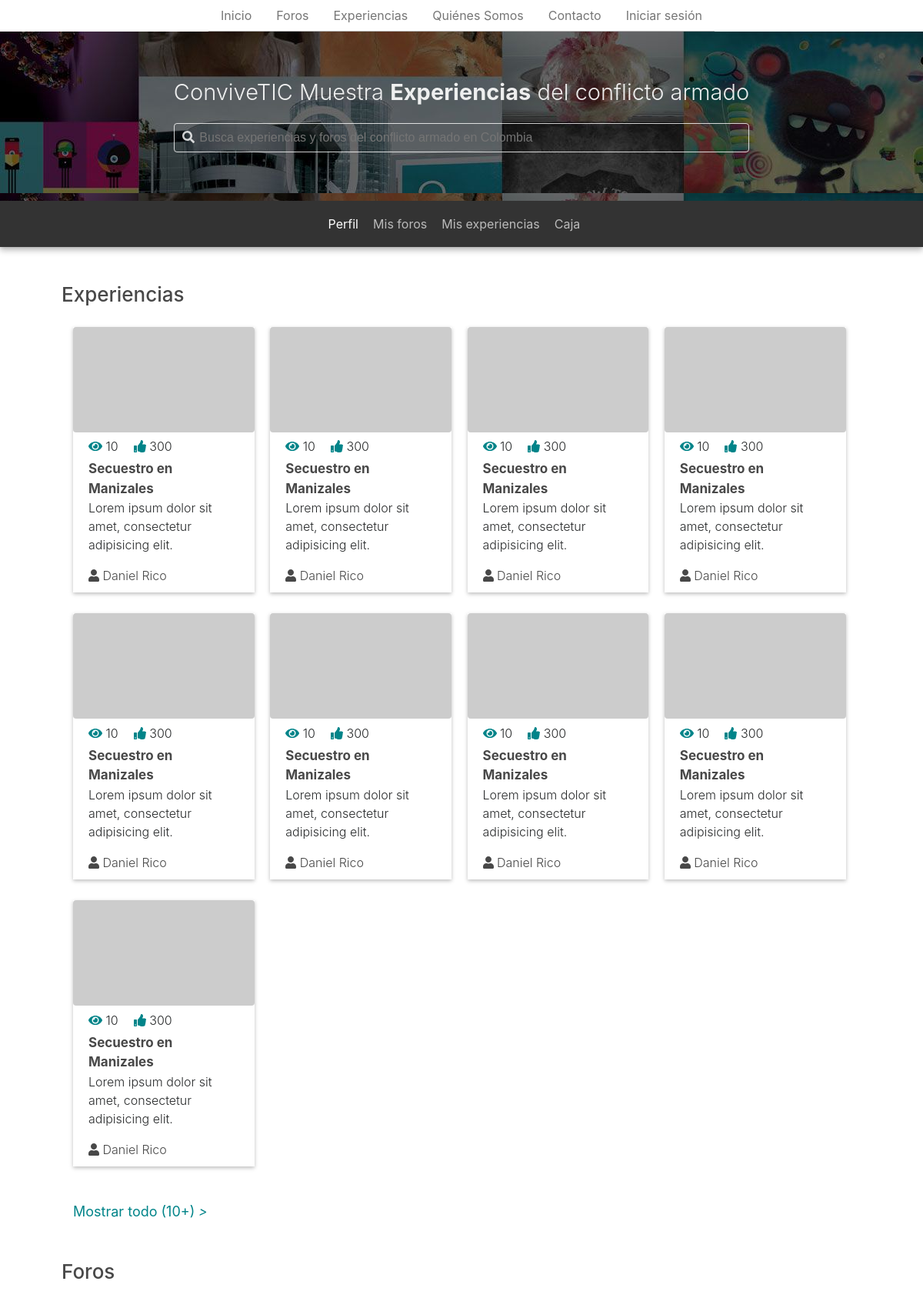
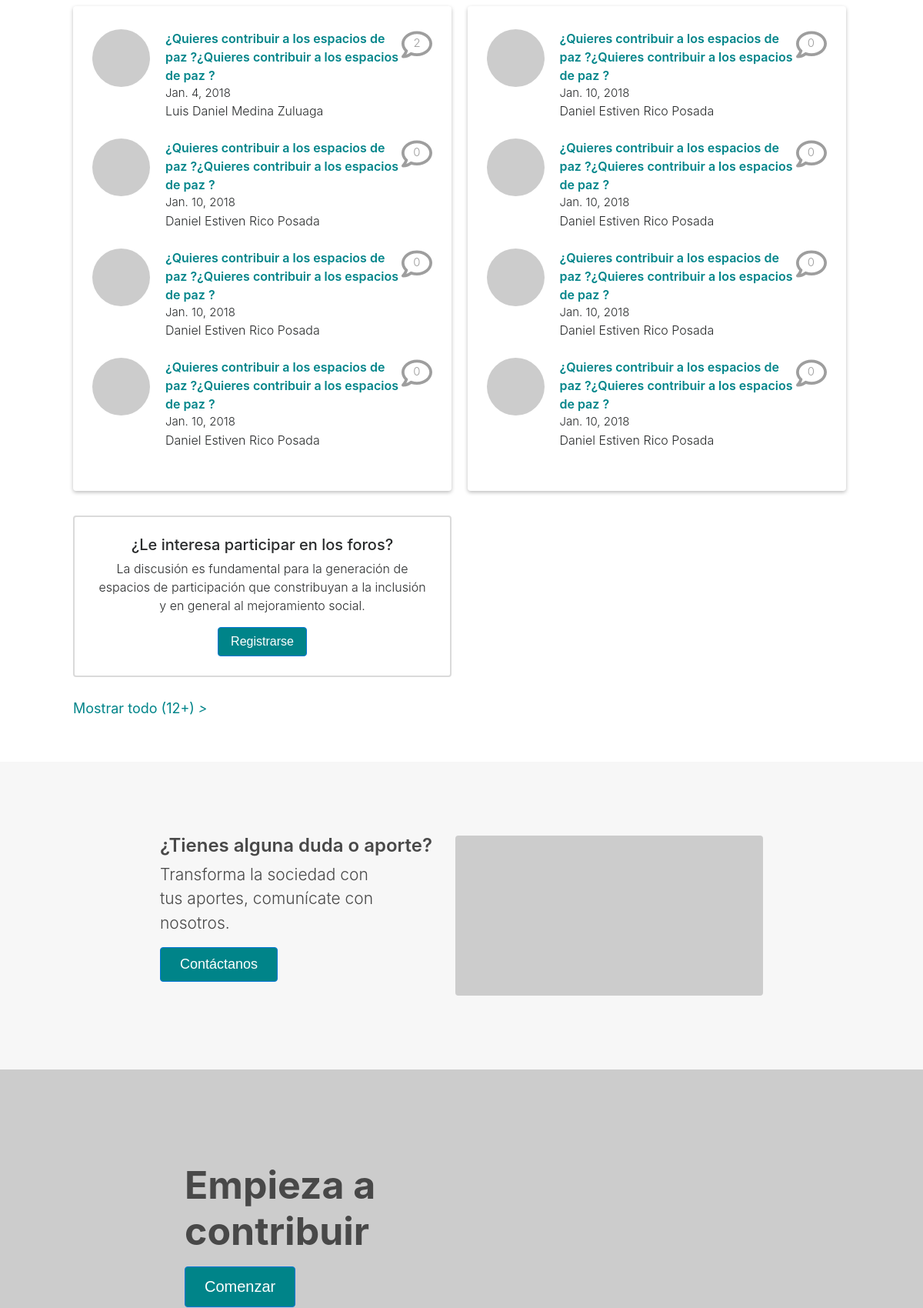
The page / (upper part) on the database its author committed (2 pictures, top to bottom).
### app/models.py (models this page shows)
class Thread(models.Model):
	author = models.ForeignKey(
		User,
		on_delete=models.SET_NULL,
		null=True
	)
	title = models.CharField(
		max_length=100,
		default=''
	)
	description = models.TextField(
		default="Thread description"
	)
	pub_date = models.DateField(
		default=date.today
	)
	video_url = models.CharField(
		max_length=50,
		null=True,
		blank=True
	)
	audio_url = models.CharField(
		max_length=100,
		null=True,
		blank=True
	)
	img = models.ImageField(
		upload_to="uploads/",
		null=True,
		blank=True
	)
	status = models.CharField(
		max_length = 20,
		choices = STATUS_CHOICES,
		default = 'R'
	)
	views = models.PositiveIntegerField(
		default = 0
	)
	tags = models.ManyToManyField(ThreadTag)

### app/views.py (the view)
# urls.py: path('', Index.as_view(), name='index'),
class Index(ListView):
	template_name = 'app/index.html'
	context_object_name = 'thread_list'
	queryset = Thread.objects.order_by('pub_date')[:4]
	def get_context_data(self, **kwargs):
		context = super().get_context_data(**kwargs)
		context['secondary_threads'] = Thread.objects.order_by('pub_date')[4:8]
		context['experiences'] = Experience.objects.all()
		context['th_quantity'] = Thread.objects.all().count()
		return context

### app/templates/app/index.html
{% extends 'app/base.html' %}
{% block content %}
	<div class="container-fluid p-container">
		<section class="exp-section">
			<div class="exp-gra-c">
				<h3 class="border exp-section-title">Experiencias</h3>
				<div class="experiences-c">
					<div class="experience">
						<img class="rounded" src="http://via.placeholder.com/320x186">
						<div class="exp-data">
							<div class="detail-c">
								<div class="popular-data-c">
									<div class="views"><i class="fas fa-eye"></i> 10</div>
									<div class="likes"><i class="fas fa-thumbs-up"></i> 300</div>
								</div>
								<div class="exp-title">Secuestro en Manizales</div>
								<div class="content-c">
									<p>Lorem ipsum dolor sit amet, consectetur adipisicing elit.</p>
								</div>
								<div class="publisher"><i class="fas fa-user"></i> Daniel Rico</div>
							</div>
						</div>
					</div>
					<div class="experience">
						<img class="rounded" src="http://via.placeholder.com/320x186">
						<div class="exp-data">
							<div class="detail-c">
								<div class="popular-data-c">
									<div class="views"><i class="fas fa-eye"></i> 10</div>
									<div class="likes"><i class="fas fa-thumbs-up"></i> 300</div>
								</div>
								<div class="exp-title">Secuestro en Manizales</div>
								<div class="content-c">
									<p>Lorem ipsum dolor sit amet, consectetur adipisicing elit.</p>
								</div>
								<div class="publisher"><i class="fas fa-user"></i> Daniel Rico</div>
							</div>
						</div>
					</div>
					<div class="experience">
						<img class="rounded" src="http://via.placeholder.com/320x186">
						<div class="exp-data">
							<div class="detail-c">
								<div class="popular-data-c">
									<div class="views"><i class="fas fa-eye"></i> 10</div>
									<div class="likes"><i class="fas fa-thumbs-up"></i> 300</div>
								</div>
								<div class="exp-title">Secuestro en Manizales</div>
								<div class="content-c">
									<p>Lorem ipsum dolor sit amet, consectetur adipisicing elit.</p>
								</div>
								<div class="publisher"><i class="fas fa-user"></i> Daniel Rico</div>
							</div>
						</div>
					</div>
					<div class="experience">
						<img class="rounded" src="http://via.placeholder.com/320x186">
						<div class="exp-data">
							<div class="detail-c">
								<div class="popular-data-c">
									<div class="views"><i class="fas fa-eye"></i> 10</div>
									<div class="likes"><i class="fas fa-thumbs-up"></i> 300</div>
								</div>
								<div class="exp-title">Secuestro en Manizales</div>
								<div class="content-c">
									<p>Lorem ipsum dolor sit amet, consectetur adipisicing elit.</p>
								</div>
								<div class="publisher"><i class="fas fa-user"></i> Daniel Rico</div>
							</div>
						</div>
					</div>
					<div class="experience">
						<img class="rounded" src="http://via.placeholder.com/320x186">
						<div class="exp-data">
							<div class="detail-c">
								<div class="popular-data-c">
									<div class="views"><i class="fas fa-eye"></i> 10</div>
									<div class="likes"><i class="fas fa-thumbs-up"></i> 300</div>
								</div>
								<div class="exp-title">Secuestro en Manizales</div>
								<div class="content-c">
									<p>Lorem ipsum dolor sit amet, consectetur adipisicing elit.</p>
								</div>
								<div class="publisher"><i class="fas fa-user"></i> Daniel Rico</div>
							</div>
						</div>
					</div>
					<div class="experience">
						<img class="rounded" src="http://via.placeholder.com/320x186">
						<div class="exp-data">
							<div class="detail-c">
								<div class="popular-data-c">
									<div class="views"><i class="fas fa-eye"></i> 10</div>
									<div class="likes"><i class="fas fa-thumbs-up"></i> 300</div>
								</div>
								<div class="exp-title">Secuestro en Manizales</div>
								<div class="content-c">
									<p>Lorem ipsum dolor sit amet, consectetur adipisicing elit.</p>
								</div>
								<div class="publisher"><i class="fas fa-user"></i> Daniel Rico</div>
							</div>
						</div>
					</div>
					<div class="experience">
						<img class="rounded" src="http://via.placeholder.com/320x186">
						<div class="exp-data">
							<div class="detail-c">
								<div class="popular-data-c">
									<div class="views"><i class="fas fa-eye"></i> 10</div>
									<div class="likes"><i class="fas fa-thumbs-up"></i> 300</div>
								</div>
								<div class="exp-title">Secuestro en Manizales</div>
								<div class="content-c">
									<p>Lorem ipsum dolor sit amet, consectetur adipisicing elit.</p>
								</div>
								<div class="publisher"><i class="fas fa-user"></i> Daniel Rico</div>
							</div>
						</div>
					</div>
					<div class="experience">
						<img class="rounded" src="http://via.placeholder.com/320x186">
						<div class="exp-data">
							<div class="detail-c">
								<div class="popular-data-c">
									<div class="views"><i class="fas fa-eye"></i> 10</div>
									<div class="likes"><i class="fas fa-thumbs-up"></i> 300</div>
								</div>
								<div class="exp-title">Secuestro en Manizales</div>
								<div class="content-c">
									<p>Lorem ipsum dolor sit amet, consectetur adipisicing elit.</p>
								</div>
								<div class="publisher"><i class="fas fa-user"></i> Daniel Rico</div>
							</div>
						</div>
					</div>
					<div class="experience">
						<img class="rounded" src="http://via.placeholder.com/320x186">
						<div class="exp-data">
							<div class="detail-c">
								<div class="popular-data-c">
									<div class="views"><i class="fas fa-eye"></i> 10</div>
									<div class="likes"><i class="fas fa-thumbs-up"></i> 300</div>
								</div>
								<div class="exp-title">Secuestro en Manizales</div>
								<div class="content-c">
									<p>Lorem ipsum dolor sit amet, consectetur adipisicing elit.</p>
								</div>
								<div class="publisher"><i class="fas fa-user"></i> Daniel Rico</div>
							</div>
						</div>
					</div>
				</div>
				<div class="more-exp">
					<a href="{% url 'forums' %}" >Mostrar todo (10+) <i>></i></a>
				</div>
			</div>
		</section>
		<section class="forum-section">
			<div class="for-gra-c">
				<h3 class="border for-section-title">Foros</h3>
				<div class="forum-c">
					<div class="forum rounded">
						{% for thread in thread_list %}
							<div class="forum-item">
								<div class="f-image">
									<img class="rounded-circle" src="http://via.placeholder.com/75x75">
								</div>
								<div class="forum-inline">
									<div class="for-data">
										<a href="{% url 'thread-detail' thread.id %}">{{thread.title}}</a>
										<div class="comment-c">
											<i class="far fa-comment"></i>
											<div class="comment-counter">
												{{thread.comment_set.count}}
											</div>
										</div>
									</div>
									<div class="forum-publisher">
										<p class="f-date">{{ thread.pub_date }}</p>
										<p class="f-name">{{ thread.author.get_full_name }}</p>
									</div>
								</div>
							</div>
						{% endfor %}
					</div>
					<div class="forum rounded">
						{% for thread in secondary_threads %}
							<div class="forum-item">
								<div class="f-image">
									<img class="rounded-circle" src="http://via.placeholder.com/75x75">
								</div>
								<div class="forum-inline">
									<div class="for-data">
										<a href="{% url 'thread-detail' thread.id %}">{{thread.title}}</a>
										<div class="comment-c">
											<i class="far fa-comment"></i>
											<div class="comment-counter">
												{{thread.comment_set.count}}
											</div>
										</div>
									</div>
									<div class="forum-publisher">
										<p class="f-date">{{ thread.pub_date }}</p>
										<p class="f-name">{{ thread.author.get_full_name }}</p>
									</div>
								</div>
							</div>
						{% endfor %}
					</div>
					<div class="f-aside">
						<div class="forum-invitation rounded">
							<h5>¿Le interesa participar en los foros?</h5>
							<p>La discusión es fundamental para la generación de espacios de participación que constribuyan a la inclusión y en general al mejoramiento social.</p>
							<button class="btn btn-primary">Registrarse</button>
						</div>
					</div>
				</div>
				<div class="more-forum">
					<a href="{% url 'forums' %}" >Mostrar todo ({{th_quantity}}+) <i>></i></a>
				</div>
			</div>
		</section>
	</div>
	<div class="container-fluid block-expl">
		<div class="contact-section">
			<div class="contact-c">
				<div class="left-c">
					<h4>¿Tienes alguna duda o aporte?</h4>
					<p>Transforma la sociedad con tus aportes, comunícate con nosotros.</p>
					<button class="btn btn-primary">Contáctanos</button>
				</div>
				<div class="right-c">
					<img class="rounded" src="http://via.placeholder.com/400x208">
				</div>
			</div>
		</div>
	</div>
	<div class="container-fluid start-section">
		<div class="start-c">
			<div class="start-content">
				<div class="float-content">
					<p>Empieza a contribuir</p>
					<button class="btn btn-primary">Comenzar</button>
				</div>
			</div>
			<img src="http://via.placeholder.com/2560x563">
		</div>
	</div>
{% endblock %}

### app/templates/app/base.html (shortened to what this page needs)
{% load static %}
<!DOCTYPE html>
<html lang="es" >
<head>
	<link rel="stylesheet" type="text/css" href="{% static 'app/libs/dist/css/tether.min.css' %}">
	<link rel="stylesheet" type="text/css" href="{% static 'app/libs/bootstrap/dist/css/bootstrap.min.css' %}">
	<link rel="stylesheet" type="text/css" href="{% static 'app/style.css' %}" />
	<link rel="stylesheet" type="text/css" href="https://cdnjs.cloudflare.com/ajax/libs/imagehover.css/1.0/css/imagehover.min.css">
</head>
<body ng-app='conviveticApp' ng-cloak>
	<header ng-controller="homeController as hCtrl">
		<div class="nav-c">
			<nav class="nav">
			  <a class="nav-link active" href="{% url 'index' %}">Inicio</a>
			  <a class="nav-link" href="{% url 'forums' %}">Foros</a>
			  <a class="nav-link" href="#">Experiencias</a>
			  <a class="nav-link" href="#">Quiénes Somos</a>
			  <a class="nav-link" href="#">Contacto</a>
		  		{% if request.user.is_authenticated %}
		  			<a class="nav-link" href="{% url 'logout' %}">
		  				{{ request.user.username }}
		  			</a>
			  	{% else %}
			  		<a class="nav-link" href="{% url 'login' %}">
			  			Iniciar sesión
			  		</a>
			  	{% endif %}
			</nav>
		</div>
		<div class="subheader">
			<div class="subheader-c">
				<div class="sub-content">
					<h4>ConviveTIC Muestra <span class=>Experiencias</span> del conflicto armado</h4>
					<div class="search-box rounded">
						<form>
							<i class="fas fa-search"></i>
							<input class="input-box" type="text" placeholder="Busca experiencias y foros del conflicto armado en Colombia">
						</form>
					</div>
				</div>
			</div>
		</div>
		<div class="secondary-nav">
			<div class="sec-nav-c">
				<ul>
					<li class="active"><a href="{% url 'profile' %}">Perfil</a></li>
					<li><a href="">Mis foros</a></li>
					<li><a href="">Mis experiencias</a></li>
					<li><a href="">Caja</a></li>
				</ul>
			</div>
		</div>
	</header>
	{% block content %} {% endblock %}
</body>
</html>

### rows shown on the page
Thread: title "¿Quieres contribuir a los espacios de paz ?¿Quieres contribuir a los espacios de paz ?", comment_set.count "2", pub_date "Jan. 4, 2018", author.get_full_name "Luis Daniel Medina Zuluaga"
Thread: title "¿Quieres contribuir a los espacios de paz ?¿Quieres contribuir a los espacios de paz ?", comment_set.count "0", pub_date "Jan. 10, 2018", author.get_full_name "Daniel Estiven Rico Posada"
Thread: title "¿Quieres contribuir a los espacios de paz ?¿Quieres contribuir a los espacios de paz ?", comment_set.count "0", pub_date "Jan. 10, 2018", author.get_full_name "Daniel Estiven Rico Posada"
Thread: title "¿Quieres contribuir a los espacios de paz ?¿Quieres contribuir a los espacios de paz ?", comment_set.count "0", pub_date "Jan. 10, 2018", author.get_full_name "Daniel Estiven Rico Posada"
Thread: title "¿Quieres contribuir a los espacios de paz ?¿Quieres contribuir a los espacios de paz ?", comment_set.count "0", pub_date "Jan. 10, 2018", author.get_full_name "Daniel Estiven Rico Posada"
Thread: title "¿Quieres contribuir a los espacios de paz ?¿Quieres contribuir a los espacios de paz ?", comment_set.count "0", pub_date "Jan. 10, 2018", author.get_full_name "Daniel Estiven Rico Posada"
Thread: title "¿Quieres contribuir a los espacios de paz ?¿Quieres contribuir a los espacios de paz ?", comment_set.count "0", pub_date "Jan. 10, 2018", author.get_full_name "Daniel Estiven Rico Posada"
Thread: title "¿Quieres contribuir a los espacios de paz ?¿Quieres contribuir a los espacios de paz ?", comment_set.count "0", pub_date "Jan. 10, 2018", author.get_full_name "Daniel Estiven Rico Posada"

### other values the page prints
{{ th_quantity }} "12"
